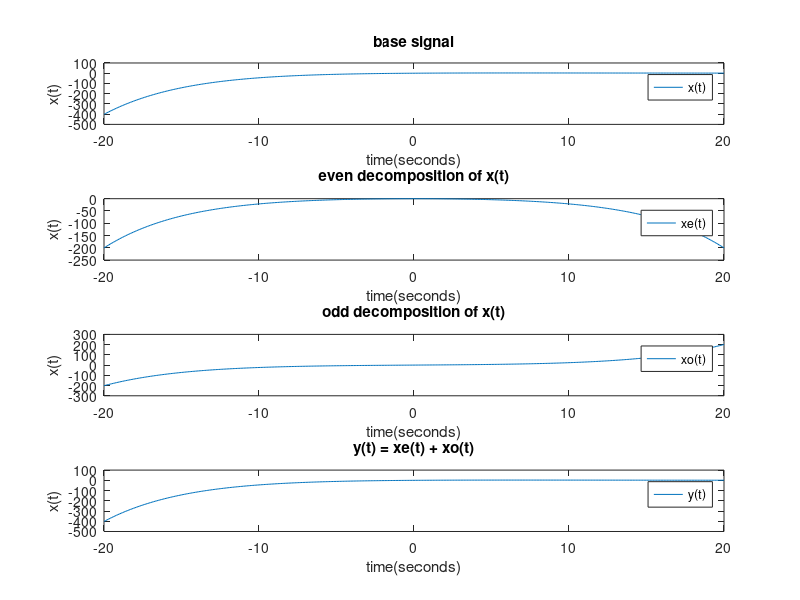

Reproduce this figure in MATLAB.
% Problem 3: Consider the signal x(t)=te−0.15t,−20≤t≤20.Plot
%(a) The signal x(t)
%(b) The even decomposition xe(t)of x(t)
%(c) The odd decomposition xo(t)of x(t)
%(d) The signal y(t)=xe(t)+xo(t)
%Part a:
t = -20: .1 :20;
xt = t .* exp(-.15 .* t);
figure (1)
subplot(4,1,1);
plot(t, xt)
legend('x(t)');
xlabel('time(seconds)');
ylabel('x(t)');
title('base signal');
%part b
xnegt = -t .* exp(-.15 .* - t);
evenx = .5 * (xt + xnegt);
subplot(4,1,2);
plot(t, evenx)
legend('xe(t)');
xlabel('time(seconds)');
ylabel('x(t)');
title('even decomposition of x(t)');
%part c
oddx = .5 * (xt - xnegt);
subplot(4,1,3);
plot(t,oddx)
legend('xo(t)');
xlabel('time(seconds)');
ylabel('x(t)');
title('odd decomposition of x(t)');
%part d
yt = evenx + oddx; 
subplot(4,1,4);
plot(t, yt)
legend('y(t)');
xlabel('time(seconds)');
ylabel('x(t)');
title('y(t) = xe(t) + xo(t)');